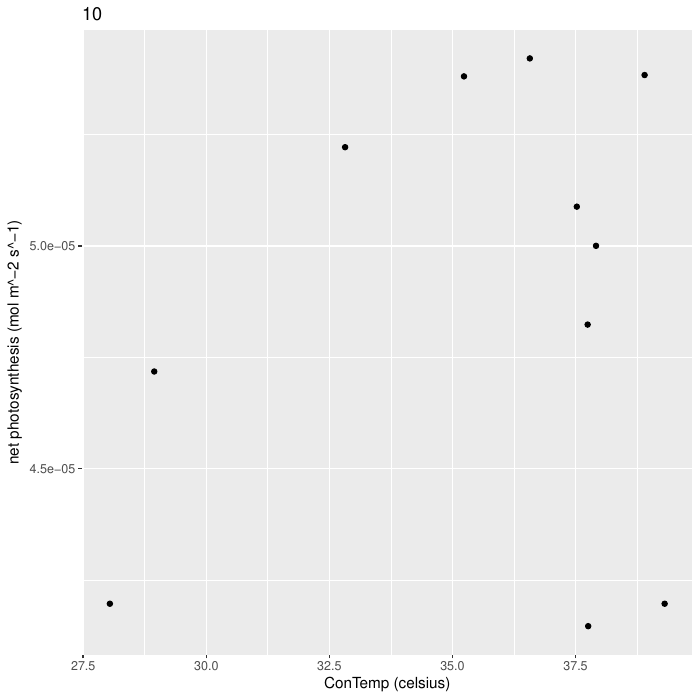

The script that saved this image:
require(ggplot2)

test <- read.csv("../Data/GrowthRespPhotoData_new.csv")

pdf("test.pdf")

for(id in levels(test$OriginalID)){
    tmp <- subset(test[,c("OriginalID", "StandardisedTraitName",
                  "StandardisedTraitValue", "StandardisedTraitUnit",
                  "AmbientTemp", "AmbientTempUnit", "ConTemp", "ConTempUnit")],
                  test$OriginalID == id)
    if(nrow(tmp) > 5){
        if(any(is.na(tmp$AmbientTemp)) == FALSE){
            print(
              ggplot(tmp, aes(AmbientTemp, StandardisedTraitValue)) +
                  geom_point() +
                  labs(x = paste0("AmbientTemp (", tmp$AmbientTempUnit[1],")"),
                       y = paste0(tmp$StandardisedTraitName[1], " (",
                                  tmp$StandardisedTraitUnit[1], ")"),
                       title = tmp$OriginalID[1])
            )
        } else if(any(is.na(tmp$ConTemp)) == FALSE){
            print(
              ggplot(tmp, aes(ConTemp, StandardisedTraitValue)) +
                  geom_point() +
                  labs(x = paste0("ConTemp (", tmp$ConTempUnit[1], ")"),
                       y = paste0(tmp$StandardisedTraitName[1], " (",
                                  tmp$StandardisedTraitUnit[1], ")"),
                       title = tmp$OriginalID[1])
                  )
        }
    }
}

dev.off()
